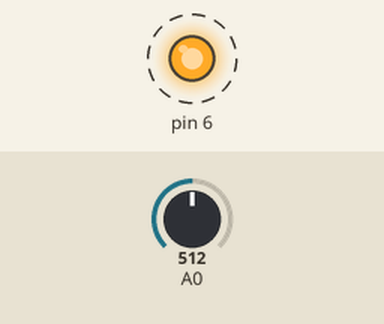
Bench run of a sketch on a simulated Arduino Uno, built with avr-gcc and run on an emulated ATmega328P. Shown: output pins drawn as LEDs (lit = HIGH). Dashed ring = blinking. The test bench sets the inputs (shaded band); at power-on: A0 = 512. What the sketch prints to the serial monitor is not drawn.

Above: at 0.05 s.
Timing chart, 0 to 3.0 s (numbered marks = the images above):
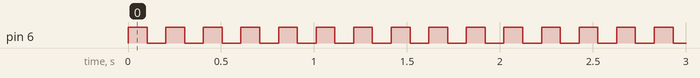

Measured:
- by itself, pin 6: alternates HIGH for 0.10 s and LOW for 0.10 s

The sketch:

NTC_Read.ino
```cpp
//%box%[@
#include <math.h>


double Thermistor(int RawADC) {
 double Temp;
 Temp = log(10000.0*((1024.0/RawADC-1)));
//         =log(10000.0/(1024.0/RawADC-1)) // for pull-up configuration
 Temp = 1 / (0.001129148 + (0.000234125 + (0.0000000876741 * Temp * Temp ))* Temp );
 Temp = Temp - 273.15;            // Convert Kelvin to Celcius
 //Temp = (Temp * 9.0)/ 5.0 + 32.0; // Convert Celcius to Fahrenheit
 return Temp;
}

void setup() {
 Serial.begin(115200);
 pinMode(6, OUTPUT);
}

void loop() {
  Serial.print((char)27); // ESC
Serial.print("[2J"); // clear screen
Serial.print((char)27); // ESC
Serial.print("[H"); // cursor to home
 Serial.println(int(Thermistor(analogRead(0))));  // display Fahrenheit
 Serial.println(analogRead(0));
 digitalWrite(6, !digitalRead(6));
 Serial.println(digitalRead(6));
 delay(100);

}
```
